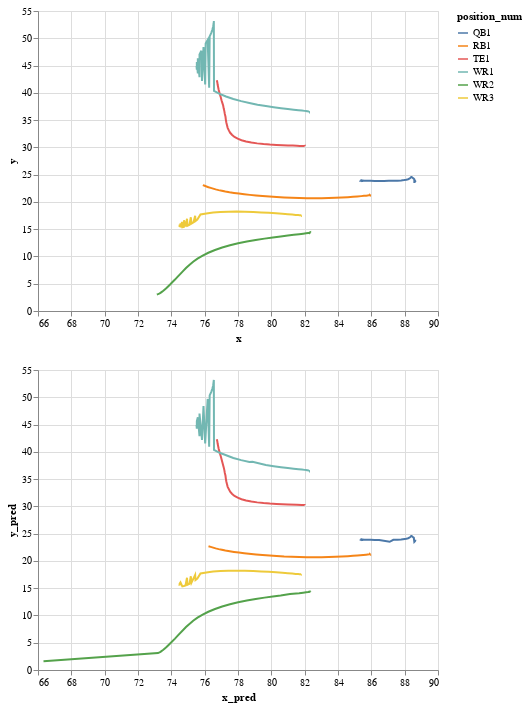

Here is the notebook cell this chart was saved with:
### Code cell
chart2 = alt.Chart(play1_pred).encode(x=alt.X('x_pred:Q'), y=alt.Y('y_pred:Q'), color=alt.Color('position_num')).mark_line()
(chart1 & chart2).resolve_scale(x='shared')

### Figure 1 — Vega-Lite specification as saved in the notebook (floating-point values rounded to 4 significant figures; data arrays with more than 128 entries replaced by an {"elided": "..."} marker saying what was removed)
{"usermeta": {"embedOptions": {"theme": "fivethirtyeight"}}, "config": {"view": {"continuousWidth": 400, "continuousHeight": 300}}, "vconcat": [{"mark": "line", "encoding": {"color": {"type": "nominal", "field": "position_num"}, "x": {"type": "quantitative", "field": "x"}, "y": {"type": "quantitative", "field": "y"}}}, {"mark": "line", "encoding": {"color": {"type": "nominal", "field": "position_num"}, "x": {"type": "quantitative", "field": "x_pred"}, "y": {"type": "quantitative", "field": "y_pred"}}}], "data": {"name": "data-be0d8e86a7038069993f4afc9fe6a8da"}, "resolve": {"scale": {"x": "shared"}}, "$schema": "https://vega.github.io/schema/vega-lite/v4.8.1.json", "datasets": {"data-be0d8e86a7038069993f4afc9fe6a8da": {"elided": "306 records"}}}
